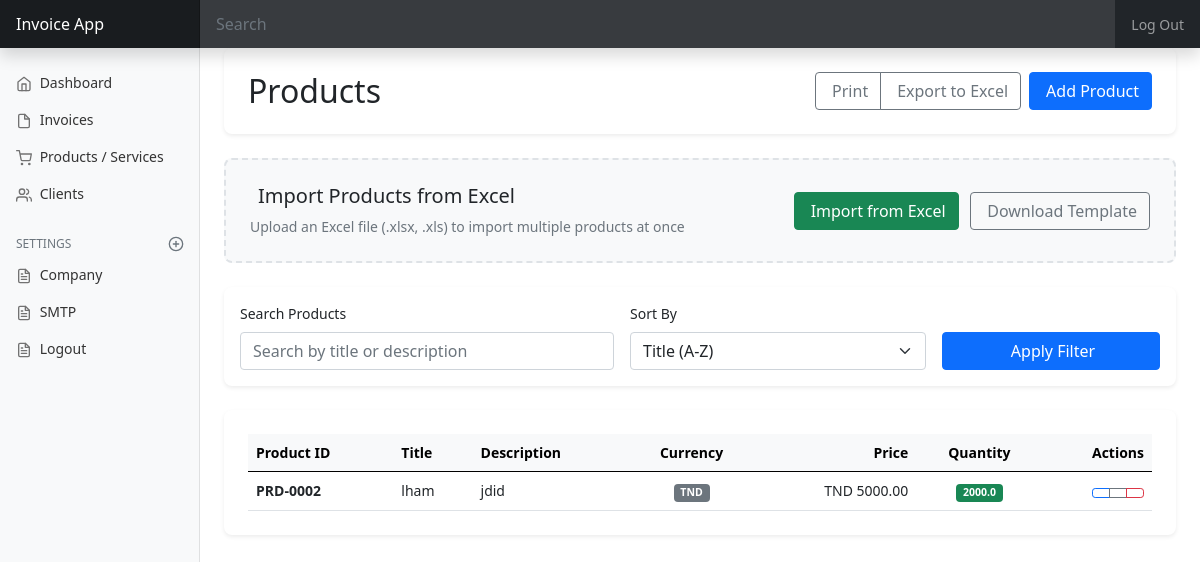
/products (signed in), run on an earlier commit of the app's database.
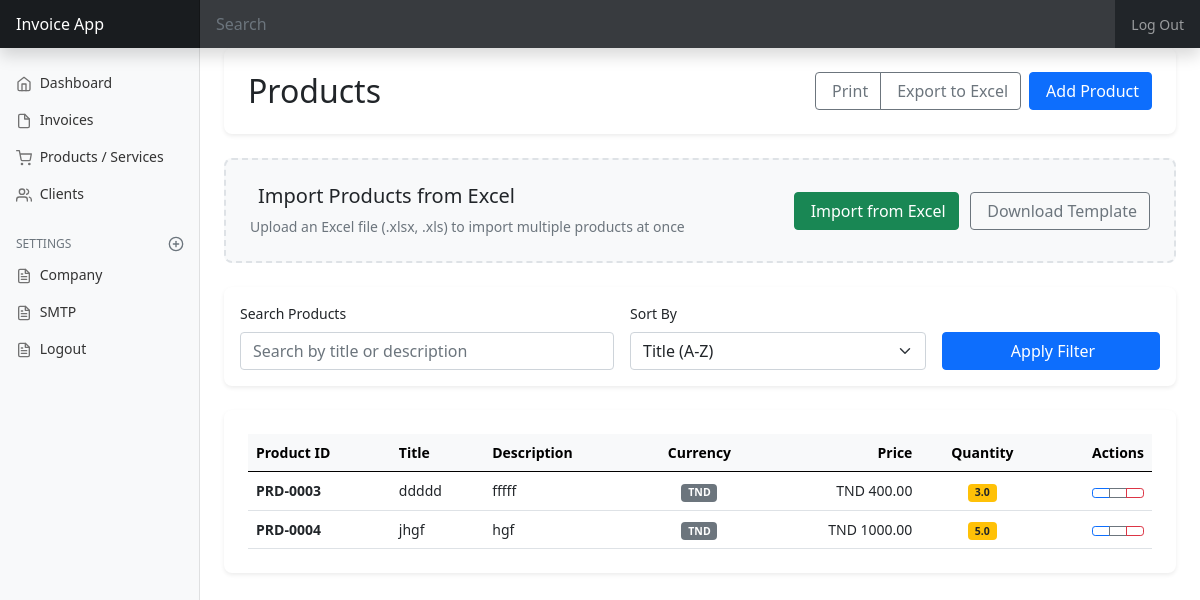
And on a later commit of the database.
### sales/models.py (models this page shows, shortened)
class Product(models.Model):
    CURRENCY = [
        ('TND', 'Tunisian Dinar'),
        ('$', 'USD')
    ]
    title = models.CharField(null=True, blank=True, max_length=200)
    currency = models.CharField(choices=CURRENCY, default='TND', max_length=200)
    description = models.TextField(null=True, blank=True)
    price = models.FloatField(null=True, blank=True)
    quantity = models.FloatField(null=True, blank=True)
    uniqueId = models.CharField(null=True, blank=True, max_length=100)
    slug = models.SlugField(max_length=500, unique=True, blank=True, null=True)
    date_created = models.DateTimeField(blank=True, null=True)
    last_updated = models.DateTimeField(blank=True, null=True)

### sales/views.py (the view, shortened to what this page needs)
# urls.py: path('products', products,name='products'),
@login_required
def products(request):
    products_qs = Product.objects.all()
    form = ProductForm()
    return render(request,"sales/products.html", {'products': products_qs, 'form': form})

### sales/forms.py
class ProductForm(forms.ModelForm):
    class Meta:
        model=Product
        fields=["title","currency","description","price","quantity"]
        widgets = {
            'quantity': forms.NumberInput(attrs={'min': 0, 'class': 'form-control'}),
            'price': forms.NumberInput(attrs={'min': 0, 'step': '0.01', 'class': 'form-control'}),
        }

### templates/sales/products.html (shortened to what this page needs)
{% extends 'partials/base.html' %}
{% load static %}
{% load crispy_forms_tags %}
{% block main %}
<main class="col-md-9 ms-sm-auto col-lg-10 px-md-4">
  <div class="page-header d-flex justify-content-between flex-wrap flex-md-nowrap align-items-center">
    <h1 class="h2 mb-0">Products</h1>
    <div class="btn-toolbar">
      <div class="btn-group me-2">
        <button type="button" class="btn btn-outline-secondary" onclick="window.print()">
           Print
        </button>
        <a href="{% url 'export_products' %}" class="btn btn-outline-secondary">
           Export to Excel
        </a>
      </div>
      <button type="button" class="btn btn-primary" data-bs-toggle="modal" data-bs-target="#addProductModal">
         Add Product
      </button>
    </div>
  </div>
  <div class="import-export-card">
    <div class="row align-items-center">
      <div class="col-md-6 text-md-start text-center mb-3 mb-md-0">
        <h5 class="mb-2">
           Import Products from Excel
        </h5>
        <p class="text-muted mb-0">Upload an Excel file (.xlsx, .xls) to import multiple products at once</p>
      </div>
      <div class="col-md-6 text-md-end text-center">
        <button type="button" class="btn btn-success me-2" data-bs-toggle="modal" data-bs-target="#importModal">
           Import from Excel
        </button>
        <a href="{% url 'download_product_template' %}" class="btn btn-outline-secondary">
           Download Template
        </a>
      </div>
    </div>
  </div>
  <div class="filter-section">
    <form method="get" class="row g-3 align-items-end">
      <div class="col-md-5">
        <label for="filterSearch" class="form-label">Search Products</label>
        <input type="text" class="form-control" id="filterSearch" name="search" placeholder="Search by title or description" value="{{ request.GET.search }}">
      </div>
      <div class="col-md-4">
        <label for="filterSort" class="form-label">Sort By</label>
        <select class="form-select" id="filterSort" name="sort">
          <option value="title" {% if request.GET.sort == "title" %}selected{% endif %}>Title (A-Z)</option>
        </select>
      </div>
      <div class="col-md-3">
        <button type="submit" class="btn btn-primary w-100">
           Apply Filter
        </button>
      </div>
    </form>
  </div>
  {% if products|length > 0 %}
  <div class="table-container">
    <div class="table-responsive">
      <table class="table table-hover mb-0">
        <thead class="table-light">
          <tr>
            <th scope="col">Product ID</th>
            <th scope="col">Title</th>
            <th scope="col">Description</th>
            <th scope="col" class="text-center">Currency</th>
            <th scope="col" class="text-end">Price</th>
            <th scope="col" class="text-center">Quantity</th>
            <th scope="col" class="text-end">Actions</th>
          </tr>
        </thead>
        <tbody>
          {% for product in products %}
          <tr class="product-row">
            <td class="align-middle">
              <strong>PRD-{{ product.id|stringformat:"04d" }}</strong>
            </td>
            <td class="align-middle">{{ product.title }}</td>
            <td class="align-middle">
              {% if product.description %}
                {{ product.description|truncatewords:10 }}
              {% else %}
                <span class="text-muted">No description</span>
              {% endif %}
            </td>
            <td class="align-middle text-center">
              <span class="badge bg-secondary">{{ product.currency|default:"ZAR" }}</span>
            </td>
            <td class="align-middle text-end">{{ product.currency|default:"R" }} {{ product.price|floatformat:2 }}</td>
            <td class="align-middle text-center">
              {% if product.quantity == 0 %}
                <span class="badge bg-danger">Out of Stock</span>
              {% elif product.quantity < 10 %}
                <span class="badge bg-warning text-dark">{{ product.quantity }}</span>
              {% else %}
                <span class="badge bg-success">{{ product.quantity }}</span>
              {% endif %}
            </td>
            <td class="align-middle text-end">
              <div class="btn-group btn-group-sm">
                <button type="button" class="btn btn-outline-primary" data-bs-toggle="modal" data-bs-target="#viewProductModal{{ product.id }}" title="View">
                </button>
                <button type="button" class="btn btn-outline-secondary" data-bs-toggle="modal" data-bs-target="#editProductModal{{ product.id }}" title="Edit">
                </button>
                <button type="button" class="btn btn-outline-danger" data-bs-toggle="modal" data-bs-target="#deleteProductModal{{ product.id }}" title="Delete">
                </button>
              </div>
            </td>
          </tr>
          {% endfor %}
        </tbody>
      </table>
    </div>
  </div>
  {% endif %}
</main>
{% endblock %}

### templates/partials/base.html (shortened to what this page needs)
{% load static %}
<!doctype html>
<html lang="en">
  <head>
    <link href="{% static 'assets/css/bootstrap.min.css' %}" rel="stylesheet">
    <link href="{% static 'assets/css/dashboard.css' %}" rel="stylesheet">
  </head>
  <body>
<header class="navbar navbar-dark sticky-top bg-dark flex-md-nowrap p-0 shadow">
  <a class="navbar-brand col-md-3 col-lg-2 me-0 px-3" href="#"> Invoice App</a>
  <input class="form-control form-control-dark w-100" type="text" placeholder="Search" aria-label="Search">
  <div class="navbar-nav">
    <div class="nav-item text-nowrap">
      <a class="nav-link px-3" href="{% url 'logout' %}">Log Out</a>
    </div>
  </div>
</header>
<div class="container-fluid">
  <div class="row">
    <nav id="sidebarMenu" class="col-md-3 col-lg-2 d-md-block bg-light sidebar collapse">
      <div class="position-sticky pt-3">
        <ul class="nav flex-column">
          <li class="nav-item">
            <a class="nav-link" href="{% url 'dashboard' %}">
              <span data-feather="home"></span>
              Dashboard
            </a>
          </li>
          <li class="nav-item">
            <a class="nav-link" href="{% url 'invoices_list' %}">
              <span data-feather="file"></span>
              Invoices
            </a>
          </li>
          <li class="nav-item">
            <a class="nav-link" href="{% url 'products' %}">
              <span data-feather="shopping-cart"></span>
              Products / Services
            </a>
          </li>
          <li class="nav-item">
            <a class="nav-link" href="{% url 'clients' %}">
              <span data-feather="users"></span>
              Clients
            </a>
          </li>
        </ul>
        <h6 class="sidebar-heading d-flex justify-content-between align-items-center px-3 mt-4 mb-1 text-muted">
          <span>Settings</span>
          <a class="link-secondary" href="#" aria-label="Add a new report">
            <span data-feather="plus-circle"></span>
          </a>
        </h6>
        <ul class="nav flex-column mb-2">
          <li class="nav-item">
            <a class="nav-link" href="#">
              <span data-feather="file-text"></span>
              Company
            </a>
          </li>
          <li class="nav-item">
            <a class="nav-link" href="#">
              <span data-feather="file-text"></span>
              SMTP
            </a>
          </li>
          <li class="nav-item">
            <a class="nav-link" href="#">
              <span data-feather="file-text"></span>
              Logout
            </a>
          </li>
        </ul>
      </div>
    </nav>
  {% block main %}
  {% endblock %}
  </div>
</div>
  </body>
</html>

### static/assets/css/dashboard.css (style rules this page uses)
body { font-size: .875rem; }
.feather { width: 16px; height: 16px; vertical-align: text-bottom; }
.sidebar { position: fixed; top: 0; bottom: 0; left: 0; z-index: 100; padding: 48px 0 0; box-shadow: inset -1px 0 0 rgba(0, 0, 0, .1); }
.sidebar .nav-link { font-weight: 500; color: #333; }
.sidebar .nav-link .feather { margin-right: 4px; color: #727272; }
.sidebar-heading { font-size: .75rem; text-transform: uppercase; }
.navbar-brand { padding-top: .75rem; padding-bottom: .75rem; font-size: 1rem; background-color: rgba(0, 0, 0, .25); box-shadow: inset -1px 0 0 rgba(0, 0, 0, .25); }
.navbar .form-control { padding: .75rem 1rem; border-width: 0; border-radius: 0; }
.form-control-dark { color: #fff; background-color: rgba(255, 255, 255, .1); border-color: rgba(255, 255, 255, .1); }

### templates/sales/products.html (style rules this page uses)
.page-header { background: white; padding: 1.5rem; border-radius: 0.5rem; margin-bottom: 1.5rem; box-shadow: 0 0.125rem 0.25rem rgba(0, 0, 0, 0.075); }
.filter-section { background: white; border-radius: 0.5rem; padding: 1rem; margin-bottom: 1.5rem; box-shadow: 0 0.125rem 0.25rem rgba(0, 0, 0, 0.075); }
.table-container { background: white; border-radius: 0.5rem; box-shadow: 0 0.125rem 0.25rem rgba(0, 0, 0, 0.075); padding: 1.5rem; }
.product-row { cursor: pointer; transition: background-color 0.15s ease-in-out; }
.import-export-card { background: #f8f9fa; border: 2px dashed #dee2e6; border-radius: 0.5rem; padding: 1.5rem; text-align: center; margin-bottom: 1.5rem; }

What changed in the data, as far as the page shows it:
removed Product: id "0002", title "lham", description "jdid", currency "TND", price "5000.00", quantity "2000.0"
added Product: id "0003", title "ddddd", description "fffff", currency "TND", price "400.00", quantity "3.0"
added Product: id "0004", title "jhgf", description "hgf", currency "TND", price "1000.00", quantity "5.0"
